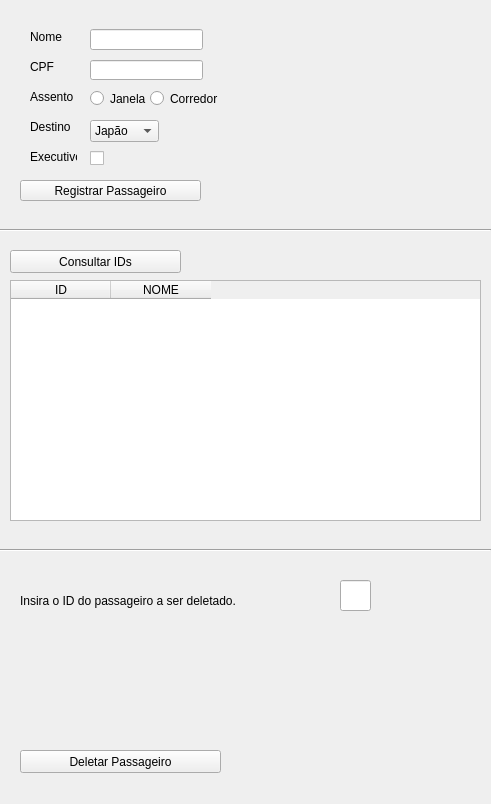
<?xml version="1.0" encoding="UTF-8"?>
<ui version="4.0">
 <class>MainWindow</class>
 <widget class="QMainWindow" name="MainWindow">
  <property name="geometry">
   <rect>
    <x>0</x>
    <y>0</y>
    <width>491</width>
    <height>804</height>
   </rect>
  </property>
  <property name="windowTitle">
   <string>MainWindow</string>
  </property>
  <widget class="QWidget" name="centralwidget">
   <widget class="QPushButton" name="confirm">
    <property name="geometry">
     <rect>
      <x>20</x>
      <y>180</y>
      <width>181</width>
      <height>21</height>
     </rect>
    </property>
    <property name="text">
     <string>Registrar Passageiro</string>
    </property>
   </widget>
   <widget class="QLineEdit" name="nome">
    <property name="geometry">
     <rect>
      <x>90</x>
      <y>29</y>
      <width>113</width>
      <height>21</height>
     </rect>
    </property>
   </widget>
   <widget class="QLineEdit" name="cpf">
    <property name="geometry">
     <rect>
      <x>90</x>
      <y>60</y>
      <width>113</width>
      <height>20</height>
     </rect>
    </property>
   </widget>
   <widget class="QCheckBox" name="executivo">
    <property name="geometry">
     <rect>
      <x>90</x>
      <y>150</y>
      <width>16</width>
      <height>17</height>
     </rect>
    </property>
    <property name="text">
     <string/>
    </property>
   </widget>
   <widget class="QComboBox" name="destino">
    <property name="geometry">
     <rect>
      <x>90</x>
      <y>120</y>
      <width>69</width>
      <height>22</height>
     </rect>
    </property>
    <item>
     <property name="text">
      <string>Japão</string>
     </property>
    </item>
    <item>
     <property name="text">
      <string>Nova Zelândia</string>
     </property>
    </item>
    <item>
     <property name="text">
      <string>Inglaterra</string>
     </property>
    </item>
    <item>
     <property name="text">
      <string>Russia</string>
     </property>
    </item>
   </widget>
   <widget class="QLabel" name="label_2">
    <property name="geometry">
     <rect>
      <x>30</x>
      <y>30</y>
      <width>47</width>
      <height>13</height>
     </rect>
    </property>
    <property name="text">
     <string>Nome</string>
    </property>
   </widget>
   <widget class="QLabel" name="label_3">
    <property name="geometry">
     <rect>
      <x>30</x>
      <y>120</y>
      <width>47</width>
      <height>13</height>
     </rect>
    </property>
    <property name="text">
     <string>Destino</string>
    </property>
   </widget>
   <widget class="QLabel" name="label_4">
    <property name="geometry">
     <rect>
      <x>30</x>
      <y>60</y>
      <width>47</width>
      <height>13</height>
     </rect>
    </property>
    <property name="text">
     <string>CPF</string>
    </property>
   </widget>
   <widget class="QLabel" name="label_5">
    <property name="geometry">
     <rect>
      <x>30</x>
      <y>150</y>
      <width>47</width>
      <height>13</height>
     </rect>
    </property>
    <property name="text">
     <string/>
    </property>
   </widget>
   <widget class="QLabel" name="label_6">
    <property name="geometry">
     <rect>
      <x>30</x>
      <y>150</y>
      <width>47</width>
      <height>13</height>
     </rect>
    </property>
    <property name="text">
     <string>Executivo</string>
    </property>
   </widget>
   <widget class="QRadioButton" name="janela">
    <property name="geometry">
     <rect>
      <x>90</x>
      <y>90</y>
      <width>82</width>
      <height>17</height>
     </rect>
    </property>
    <property name="text">
     <string>Janela</string>
    </property>
   </widget>
   <widget class="QRadioButton" name="corredor">
    <property name="geometry">
     <rect>
      <x>150</x>
      <y>90</y>
      <width>82</width>
      <height>17</height>
     </rect>
    </property>
    <property name="text">
     <string>Corredor</string>
    </property>
   </widget>
   <widget class="QLabel" name="label_7">
    <property name="geometry">
     <rect>
      <x>30</x>
      <y>90</y>
      <width>47</width>
      <height>13</height>
     </rect>
    </property>
    <property name="text">
     <string>Assento</string>
    </property>
   </widget>
   <widget class="QTableWidget" name="tableWidget">
    <property name="geometry">
     <rect>
      <x>10</x>
      <y>280</y>
      <width>471</width>
      <height>241</height>
     </rect>
    </property>
    <column>
     <property name="text">
      <string>ID</string>
     </property>
    </column>
    <column>
     <property name="text">
      <string>NOME</string>
     </property>
    </column>
   </widget>
   <widget class="QPushButton" name="search">
    <property name="geometry">
     <rect>
      <x>10</x>
      <y>250</y>
      <width>171</width>
      <height>23</height>
     </rect>
    </property>
    <property name="text">
     <string>Consultar IDs</string>
    </property>
   </widget>
   <widget class="Line" name="line">
    <property name="geometry">
     <rect>
      <x>0</x>
      <y>220</y>
      <width>491</width>
      <height>20</height>
     </rect>
    </property>
    <property name="orientation">
     <enum>Qt::Horizontal</enum>
    </property>
   </widget>
   <widget class="QPushButton" name="delete_2">
    <property name="geometry">
     <rect>
      <x>20</x>
      <y>750</y>
      <width>201</width>
      <height>23</height>
     </rect>
    </property>
    <property name="text">
     <string>Deletar Passageiro</string>
    </property>
   </widget>
   <widget class="QLineEdit" name="lineEdit">
    <property name="geometry">
     <rect>
      <x>340</x>
      <y>580</y>
      <width>31</width>
      <height>31</height>
     </rect>
    </property>
   </widget>
   <widget class="QLabel" name="label">
    <property name="geometry">
     <rect>
      <x>20</x>
      <y>580</y>
      <width>321</width>
      <height>41</height>
     </rect>
    </property>
    <property name="text">
     <string>Insira o ID do passageiro a ser deletado.</string>
    </property>
   </widget>
   <widget class="Line" name="line_2">
    <property name="geometry">
     <rect>
      <x>0</x>
      <y>540</y>
      <width>491</width>
      <height>20</height>
     </rect>
    </property>
    <property name="orientation">
     <enum>Qt::Horizontal</enum>
    </property>
   </widget>
   <widget class="QLabel" name="label_8">
    <property name="geometry">
     <rect>
      <x>20</x>
      <y>630</y>
      <width>351</width>
      <height>111</height>
     </rect>
    </property>
    <property name="text">
     <string/>
    </property>
   </widget>
  </widget>
 </widget>
 <resources/>
 <connections/>
</ui>
